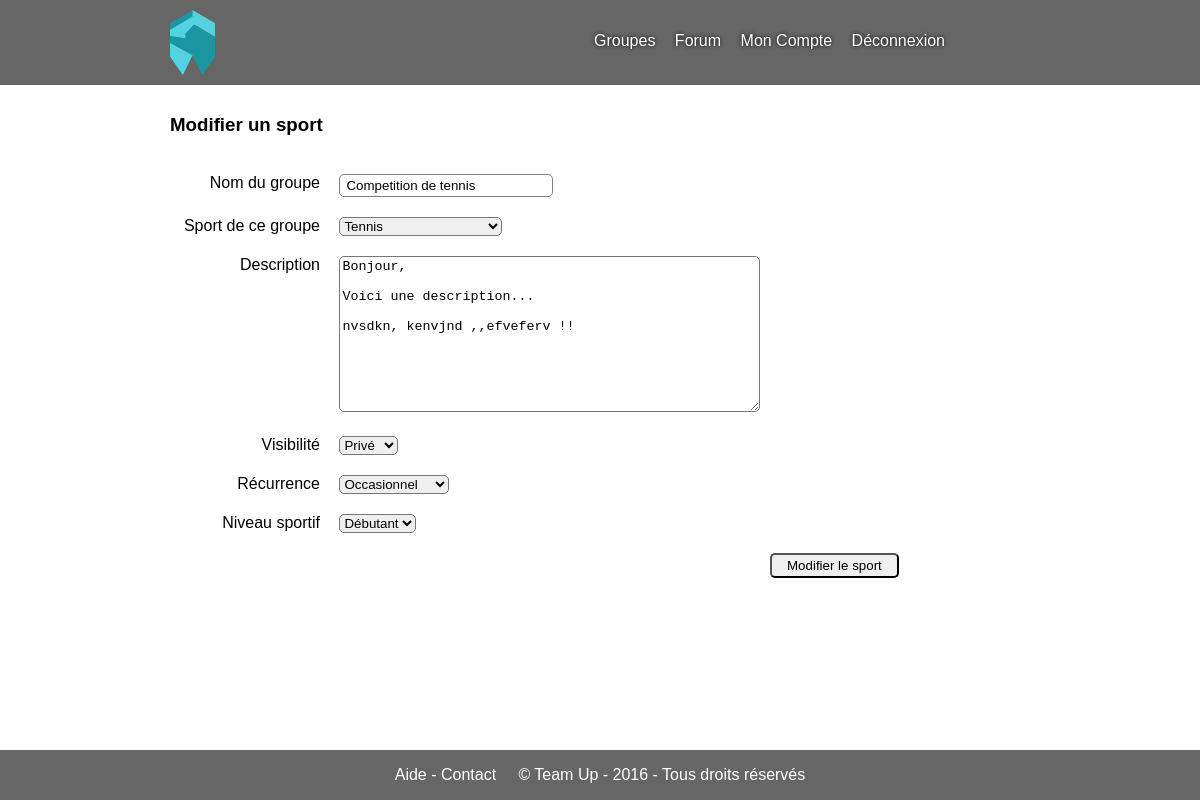
Page /?page=groupe&id=1&modifier (signed in) on the committed database.
### tables this page shows
CREATE TABLE IF NOT EXISTS `groupes` (
  `id` int(11) NOT NULL AUTO_INCREMENT,
  `titre` varchar(255) NOT NULL,
  `description` text NOT NULL,
  `id_sport` int(11) NOT NULL,
  `id_club` int(11) NOT NULL,
  `max_participants` int(11) NOT NULL,
  `min_participants` int(11) NOT NULL,
  `visibilite` enum('public','prive') NOT NULL,
  `recurrence` enum('occasionnel','quotidien','hebdomadaire','mensuel','annuel') NOT NULL,
  `niveau` int(11) NOT NULL,
  PRIMARY KEY (`id`)
);

CREATE TABLE IF NOT EXISTS `sports` (
  `id` int(11) NOT NULL AUTO_INCREMENT,
  `nom` varchar(255) NOT NULL,
  `description` text NOT NULL,
  PRIMARY KEY (`id`)
);

### modeles/groupes.php (called while the page is built, shortened)
<?php
function infos_groupe($id) {
	global $pdo;
	$stmt = $pdo->prepare('SELECT s.nom AS nom_sport, g.* 	FROM groupes_membres AS g_m
																JOIN groupes AS g ON g.id = g_m.id_groupe
																JOIN membres AS m ON m.id = g_m.id_membre
																JOIN sports AS s ON s.id = g.id_sport
															WHERE g.id = :id');
	$stmt->bindValue('id', $id, PDO::PARAM_INT);
	$stmt->execute();
	return $ligne = $stmt->fetch();
}

### modeles/sports.php (called while the page is built, shortened)
<?php
function recuperer_sports() {
	global $pdo;
	$stmt = $pdo->query('SELECT * FROM sports');
	$resultat = array();
	while($ligne = $stmt->fetch()) {
		$resultat[] = $ligne;
	}
	return $resultat;
}

### vues/groupe-modifier.php (the view, shortened to what this page needs)
<div class="form-groupe">
	<h3>Modifier un sport</h3>
	<form action="" method="post">
		<label for="nom">Nom du groupe</label> <input type="text" id="nom" name="nom" value="<?php echo $infos_groupe['titre']; ?>"><br>
		<label for="sport">Sport de ce groupe</label>
		<select id="sport" name="sport">
	<?php
		foreach ($sports as $sport) {
			echo '<option value="'.$sport['id'].'"'.($infos_groupe['id_sport'] == $sport['id'] ? ' selected=""' : null).'>'.$sport['nom'].'</option>';
		}
	?>
		</select><br>
		<label for="description">Description</label>
		<textarea name="description" cols="50" rows="10" id="description"><?php echo $infos_groupe['description']; ?></textarea><br>
		<label for="visibilite">Visibilité</label>
		<select id="visibilite" name="visibilite">
			<option value="prive"<?php echo ($infos_groupe['visibilite'] == 'public' ? ' selected=""' : null); ?>>Privé</option>
		</select><br>
		<label for="recurrence">Récurrence</label>
		<select id="recurrence" name="recurrence">
			<option value="occasionnel"<?php echo ($infos_groupe['recurrence'] == 'occasionnel' ? ' selected=""' : null); ?>>Occasionnel</option>
		</select><br>
		<label for="niveau">Niveau sportif</label>
		<select id="niveau" name="niveau">
			<option value="1"<?php echo ($infos_groupe['niveau'] == 1 ? ' selected=""' : null); ?>>Débutant</option>
		</select><br>
		<input type="submit" value="Modifier le sport" class="float-right">
	</form>
</div>

### static/css/style.css (style rules this page uses)
html, body { font-family: Helvetica, serif; margin:0; padding: 0; height:100% }
input[type=submit] { border-radius: 6px; padding: 3px 15px; }
input[type=text], input[type=password] { border-radius: 6px; padding: 3px 6px; border:1px solid grey; }

### static/css/groupe.css (style rules this page uses)
.form-groupe label { width:150px; display: inline-block; text-align: right; margin-right:15px; margin-top:20px; vertical-align: top; }
.form-groupe input, .form-groupe select, .form-groupe textarea { margin-top:20px; border-radius:5px; }
.form-groupe #nom { width:200px; }
.form-groupe input[type=submit] { margin-left:600px; }

### rows in the picture
groupes: nom "Competition de tennis", sport "Tennis", description "Bonjour, Voici une description... nvsdkn, kenvjnd ,,efveferv !!", visibilite "Privé", recurrence "Occasionnel", niveau "Débutant"
